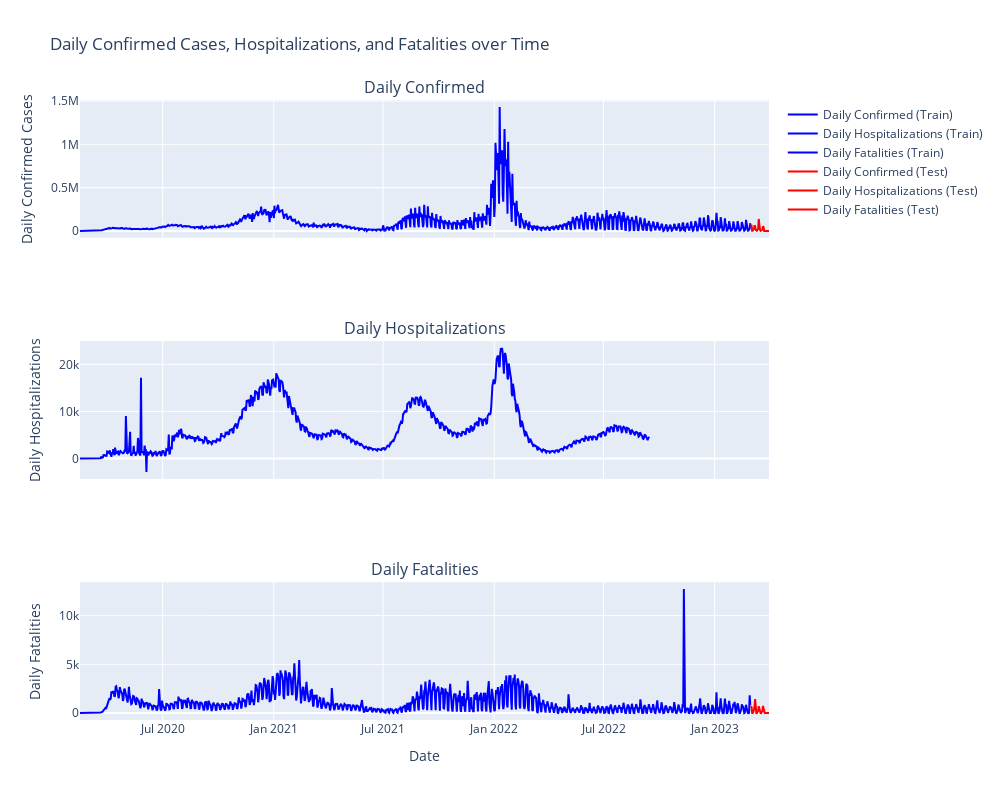

The notebook cell this image was saved under:
### Code cell
# Creating subplots vertically aligned
fig = make_subplots(rows=3, cols=1, shared_xaxes=True, subplot_titles=("Daily Confirmed", "Daily Hospitalizations", "Daily Fatalities"))

# Adding traces for the train dataset
fig.add_trace(go.Scatter(x=train_df.index, y=train_df['new_confirmed'], name='Daily Confirmed (Train)', line=dict(color='blue')), row=1, col=1)
fig.add_trace(go.Scatter(x=train_df.index, y=train_df['new_hospitalized_patients'], name='Daily Hospitalizations (Train)', line=dict(color='blue')), row=2, col=1)
fig.add_trace(go.Scatter(x=train_df.index, y=train_df['new_fatal'], name='Daily Fatalities (Train)', line=dict(color='blue')), row=3, col=1)

# Adding traces for the test dataset
fig.add_trace(go.Scatter(x=test_df.index, y=test_df['new_confirmed'], name='Daily Confirmed (Test)', line=dict(color='red')), row=1, col=1)
fig.add_trace(go.Scatter(x=test_df.index, y=test_df['new_hospitalized_patients'], name='Daily Hospitalizations (Test)', line=dict(color='red')), row=2, col=1)
fig.add_trace(go.Scatter(x=test_df.index, y=test_df['new_fatal'], name='Daily Fatalities (Test)', line=dict(color='red')), row=3, col=1)

# Update the layout
fig.update_layout(height=800, width=1000, title='Daily Confirmed Cases, Hospitalizations, and Fatalities over Time')
fig.update_xaxes(title_text='Date', row=3, col=1)
fig.update_yaxes(title_text='Daily Confirmed Cases', row=1, col=1)
fig.update_yaxes(title_text='Daily Hospitalizations', row=2, col=1)
fig.update_yaxes(title_text='Daily Fatalities', row=3, col=1)

fig.show()

### Figure 1 — Plotly figure (JSON) as saved in the notebook; plotly's stock layout.template omitted (floating-point values rounded to 4 significant figures; data arrays with more than 128 entries replaced by an {"elided": "..."} marker saying what was removed)
{"data": [{"line": {"color": "blue"}, "name": "Daily Confirmed (Train)", "type": "scatter", "x": {"elided": "1111 str values"}, "xaxis": "x", "y": {"elided": "1111 int values"}, "yaxis": "y"}, {"line": {"color": "blue"}, "name": "Daily Hospitalizations (Train)", "type": "scatter", "x": {"elided": "1111 str values"}, "xaxis": "x2", "y": {"elided": "1111 int values"}, "yaxis": "y2"}, {"line": {"color": "blue"}, "name": "Daily Fatalities (Train)", "type": "scatter", "x": {"elided": "1111 str values"}, "xaxis": "x3", "y": {"elided": "1111 int values"}, "yaxis": "y3"}, {"line": {"color": "red"}, "name": "Daily Confirmed (Test)", "type": "scatter", "x": ["2023-03-02T00:00:00", "2023-03-03T00:00:00", "2023-03-04T00:00:00", "2023-03-05T00:00:00", "2023-03-06T00:00:00", "2023-03-07T00:00:00", "2023-03-08T00:00:00", "2023-03-09T00:00:00", "2023-03-10T00:00:00", "2023-03-11T00:00:00", "2023-03-12T00:00:00", "2023-03-13T00:00:00", "2023-03-14T00:00:00", "2023-03-15T00:00:00", "2023-03-16T00:00:00", "2023-03-17T00:00:00", "2023-03-18T00:00:00", "2023-03-19T00:00:00", "2023-03-20T00:00:00", "2023-03-21T00:00:00", "2023-03-22T00:00:00", "2023-03-23T00:00:00", "2023-03-24T00:00:00", "2023-03-25T00:00:00", "2023-03-26T00:00:00", "2023-03-27T00:00:00", "2023-03-28T00:00:00", "2023-03-29T00:00:00", "2023-03-30T00:00:00", "2023-03-31T00:00:00", "2023-04-01T00:00:00"], "xaxis": "x", "y": [62111, 69509, 1671, 1567, 14774, 23808, 63372, 55547, 10161, 1489, 1005, 13115, 20174, 137629, 54460, 18756, 1175, 1424, 9787, 18373, 51812, 45146, 0, 0, 0, 0, 0, 0, 0, 0, 0], "yaxis": "y"}, {"line": {"color": "red"}, "name": "Daily Hospitalizations (Test)", "type": "scatter", "x": ["2023-03-02T00:00:00", "2023-03-03T00:00:00", "2023-03-04T00:00:00", "2023-03-05T00:00:00", "2023-03-06T00:00:00", "2023-03-07T00:00:00", "2023-03-08T00:00:00", "2023-03-09T00:00:00", "2023-03-10T00:00:00", "2023-03-11T00:00:00", "2023-03-12T00:00:00", "2023-03-13T00:00:00", "2023-03-14T00:00:00", "2023-03-15T00:00:00", "2023-03-16T00:00:00", "2023-03-17T00:00:00", "2023-03-18T00:00:00", "2023-03-19T00:00:00", "2023-03-20T00:00:00", "2023-03-21T00:00:00", "2023-03-22T00:00:00", "2023-03-23T00:00:00", "2023-03-24T00:00:00", "2023-03-25T00:00:00", "2023-03-26T00:00:00", "2023-03-27T00:00:00", "2023-03-28T00:00:00", "2023-03-29T00:00:00", "2023-03-30T00:00:00", "2023-03-31T00:00:00", "2023-04-01T00:00:00"], "xaxis": "x2", "y": [null, null, null, null, null, null, null, null, null, null, null, null, null, null, null, null, null, null, null, null, null, null, null, null, null, null, null, null, null, null, null], "yaxis": "y2"}, {"line": {"color": "red"}, "name": "Daily Fatalities (Test)", "type": "scatter", "x": ["2023-03-02T00:00:00", "2023-03-03T00:00:00", "2023-03-04T00:00:00", "2023-03-05T00:00:00", "2023-03-06T00:00:00", "2023-03-07T00:00:00", "2023-03-08T00:00:00", "2023-03-09T00:00:00", "2023-03-10T00:00:00", "2023-03-11T00:00:00", "2023-03-12T00:00:00", "2023-03-13T00:00:00", "2023-03-14T00:00:00", "2023-03-15T00:00:00", "2023-03-16T00:00:00", "2023-03-17T00:00:00", "2023-03-18T00:00:00", "2023-03-19T00:00:00", "2023-03-20T00:00:00", "2023-03-21T00:00:00", "2023-03-22T00:00:00", "2023-03-23T00:00:00", "2023-03-24T00:00:00", "2023-03-25T00:00:00", "2023-03-26T00:00:00", "2023-03-27T00:00:00", "2023-03-28T00:00:00", "2023-03-29T00:00:00", "2023-03-30T00:00:00", "2023-03-31T00:00:00", "2023-04-01T00:00:00"], "xaxis": "x3", "y": [632, 702, 10, 0, 96, 322, 619, 1441, 51, 5, 0, 103, 239, 712, 439, 363, 2, 0, 138, 213, 736, 430, 0, 0, 0, 0, 0, 0, 0, 0, 0], "yaxis": "y3"}], "layout": {"annotations": [{"font": {"size": 16}, "showarrow": false, "text": "Daily Confirmed", "x": 0.5, "xanchor": "center", "xref": "paper", "y": 1, "yanchor": "bottom", "yref": "paper"}, {"font": {"size": 16}, "showarrow": false, "text": "Daily Hospitalizations", "x": 0.5, "xanchor": "center", "xref": "paper", "y": 0.6111, "yanchor": "bottom", "yref": "paper"}, {"font": {"size": 16}, "showarrow": false, "text": "Daily Fatalities", "x": 0.5, "xanchor": "center", "xref": "paper", "y": 0.2222, "yanchor": "bottom", "yref": "paper"}], "height": 800, "title": {"text": "Daily Confirmed Cases, Hospitalizations, and Fatalities over Time"}, "width": 1000, "xaxis": {"anchor": "y", "domain": [0, 1], "matches": "x3", "showticklabels": false}, "xaxis2": {"anchor": "y2", "domain": [0, 1], "matches": "x3", "showticklabels": false}, "xaxis3": {"anchor": "y3", "domain": [0, 1], "title": {"text": "Date"}}, "yaxis": {"anchor": "x", "domain": [0.7778, 1], "title": {"text": "Daily Confirmed Cases"}}, "yaxis2": {"anchor": "x2", "domain": [0.3889, 0.6111], "title": {"text": "Daily Hospitalizations"}}, "yaxis3": {"anchor": "x3", "domain": [0, 0.2222], "title": {"text": "Daily Fatalities"}}}}
